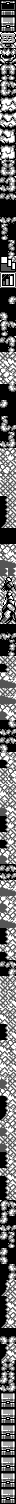

Below is a game level as drawn by its tile map, then a one-line description and the .tmx file that defines it, in full:
An orthogonal 2x188 tile map with 8x8 px tiles, 1 tile layer (metatiles).

<map height="188" orientation="orthogonal" renderorder="right-down" tileheight="8" tilewidth="8" width="2">
	<tileset firstgid="1" tileheight="8" tilewidth="8">
		<image source="../../../gfx/tilesets/gfx_065_4000.png" />
	</tileset>
	<layer height="188" id="1" name="metatiles" width="2">
		<data encoding="csv">
2, 4,
3, 5,
6, 8,
7, 9,
10, 12,
11, 13,
14, 16,
15, 17,
18, 20,
19, 21,
18, 23,
22, 24,
25, 27,
26, 28,
29, 27,
30, 28,
29, 31,
30, 32,
25, 31,
26, 32,
33, 34,
22, 35,
36, 20,
37, 35,
36, 23,
38, 38,
38, 38,
37, 24,
33, 38,
19, 38,
38, 34,
38, 21,
39, 41,
40, 42,
43, 45,
44, 46,
38, 38,
38, 47,
38, 38,
48, 38,
18, 23,
19, 38,
36, 20,
38, 21,
49, 51,
50, 52,
53, 55,
54, 56,
38, 22,
38, 38,
35, 38,
38, 38,
33, 38,
22, 24,
38, 34,
37, 35,
57, 59,
58, 60,
61, 63,
62, 64,
49, 66,
65, 67,
68, 66,
69, 67,
68, 66,
70, 67,
38, 38,
38, 38,
61, 72,
71, 73,
74, 76,
75, 75,
77, 79,
78, 80,
81, 83,
82, 84,
85, 87,
86, 88,
38, 38,
23, 24,
38, 19,
38, 21,
49, 66,
69, 67,
53, 55,
74, 76,
49, 66,
74, 76,
61, 72,
75, 73,
38, 22,
37, 24,
36, 23,
48, 38,
53, 55,
69, 56,
49, 61,
65, 71,
72, 66,
73, 67,
49, 51,
75, 52,
68, 59,
69, 60,
49, 59,
69, 60,
61, 63,
75, 64,
36, 23,
37, 24,
61, 63,
74, 76,
53, 55,
75, 56,
61, 72,
74, 76,
68, 72,
69, 73,
57, 59,
69, 60,
36, 23,
38, 47,
49, 66,
49, 51,
49, 49,
65, 50,
51, 66,
52, 67,
68, 49,
69, 50,
51, 61,
52, 71,
72, 49,
73, 50,
55, 66,
75, 67,
61, 72,
69, 73,
68, 55,
70, 56,
57, 59,
75, 60,
49, 66,
75, 67,
68, 55,
69, 56,
49, 51,
69, 52,
68, 63,
69, 64,
18, 23,
19, 47,
35, 38,
37, 24,
35, 34,
38, 21,
35, 38,
48, 38,
38, 22,
38, 47,
68, 63,
70, 64,
68, 51,
69, 52,
68, 59,
70, 60,
38, 38,
48, 47,
68, 51,
70, 52,
33, 34,
19, 21,
35, 34,
37, 35,
6, 8,
7, 9,
6, 8,
7, 9,
6, 8,
7, 9,
6, 8,
7, 9,
6, 8,
7, 9,
6, 8,
7, 9,
6, 8,
7, 9</data>
	</layer>
</map>
